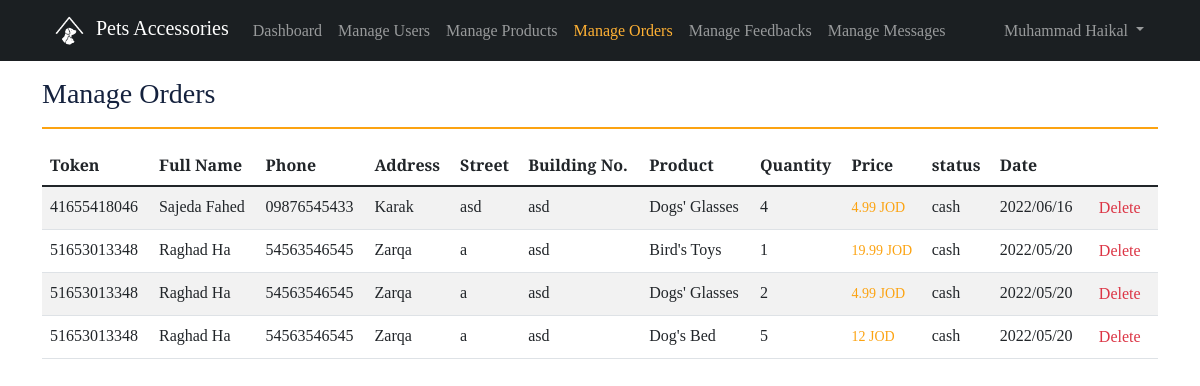
The app's page /petaccesories/manageOrders.php (signed in) with its own data.
### tables this page shows
CREATE TABLE IF NOT EXISTS `user` (
  `id` int(11) NOT NULL AUTO_INCREMENT,
  `is_admin` tinyint(1) DEFAULT '0',
  `first_name` varchar(30) NOT NULL,
  `last_name` varchar(30) NOT NULL,
  `email` varchar(50) NOT NULL,
  `phone` varchar(20) NOT NULL,
  `password` varchar(50) NOT NULL,
  `created_at` timestamp NOT NULL DEFAULT CURRENT_TIMESTAMP,
  PRIMARY KEY (`id`),
  UNIQUE KEY `UNIQUE` (`email`) USING BTREE
);

CREATE TABLE IF NOT EXISTS `order` (
  `id` int(11) NOT NULL AUTO_INCREMENT,
  `token` varchar(100) NOT NULL,
  `user_id` int(11) NOT NULL,
  `order_status_id` int(11) NOT NULL,
  `address` varchar(50) NOT NULL,
  `street_name` varchar(20) NOT NULL,
  `building_number` varchar(10) NOT NULL,
  `total_price` float NOT NULL,
  `created_at` timestamp NOT NULL DEFAULT CURRENT_TIMESTAMP,
  PRIMARY KEY (`id`) USING BTREE,
  KEY `user_id` (`user_id`) USING BTREE,
  KEY `order_status_id` (`order_status_id`) USING BTREE,
  KEY `token` (`token`)
);

CREATE TABLE IF NOT EXISTS `product` (
  `id` int(11) NOT NULL AUTO_INCREMENT,
  `brand_id` int(11) NOT NULL,
  `category_id` int(11) NOT NULL,
  `active` tinyint(1) NOT NULL DEFAULT '1',
  `sold` int(11) NOT NULL DEFAULT '0',
  `name` varchar(50) NOT NULL,
  `image` text NOT NULL,
  `description` text,
  `price` float NOT NULL,
  `quantity` int(11) NOT NULL,
  `created_at` timestamp NOT NULL DEFAULT CURRENT_TIMESTAMP,
  PRIMARY KEY (`id`),
  KEY `category_id` (`category_id`),
  KEY `brand_id` (`brand_id`)
);

CREATE TABLE IF NOT EXISTS `order_products` (
  `id` int(11) NOT NULL AUTO_INCREMENT,
  `order_token` varchar(100) NOT NULL,
  `product_id` int(11) NOT NULL,
  `quantity` int(11) NOT NULL,
  PRIMARY KEY (`id`),
  KEY `product_id` (`product_id`),
  KEY `order_token` (`order_token`)
);

CREATE TABLE IF NOT EXISTS `order_status` (
  `id` int(11) NOT NULL AUTO_INCREMENT,
  `status` varchar(20) NOT NULL,
  PRIMARY KEY (`id`)
);

### petaccesories/modules/Admin.php (called while the page is built, shortened)
<?php
class Admin extends User
{
  public static function check()
  {
    if (isset($_SESSION['admin_id'])) {
      return true;
    } else {
      return false;
    }
  }
  public static function getAdminFullName()
  {
    $admin = self::getAdmin()[0];
    return $admin['first_name'] . " " . $admin['last_name'];
  }
  public static function getAdmin()
  {
    return self::getQueryResults("SELECT * FROM `user` WHERE  `id` = {$_SESSION['admin_id']}");
  }
}

### petaccesories/modules/DB.php (called while the page is built, shortened)
<?php
class DB
{
  protected static $servername;
  protected static $username;
  protected static $password;
  protected static $dbname;
  protected static function connect()
  {
    self::$servername = "localhost";
    self::$username = "root";
    self::$password = "";
    self::$dbname = "petaccessories";
    $conn = new mysqli(self::$servername, self::$username, self::$password, self::$dbname);
    return $conn;
  }
  protected static function getQueryResults($sql){
    $result = mysqli_query(self::connect(), $sql);
    return mysqli_fetch_all($result, MYSQLI_ASSOC);
  }
}

### petaccesories/modules/Order.php (called while the page is built, shortened)
<?php
class Order extends DB
{
  public static function viewAllOrders()
  {
    return self::getQueryResults("SELECT `order`.`id`, `order`.`token`, `order`.`user_id`, `user`.`first_name`, `user`.`last_name`, `user`.`phone`, `order`.`address`, `order`.`street_name`, `order`.`building_number`, `product`.`name`,  `order_products`.`quantity`, `product`.`price`, `order`.`total_price`, `order_status`.`status`, `order`.`created_at` from `order` join `user` ON `order`.`user_id` = `user`.`id` join `order_status` ON `order`.`order_status_id` = `order_status`.`id` join `order_products` ON `order`.`token` = `order_products`.`order_token` join `product` ON `order_products`.`product_id` = `product`.`id` ORDER BY `order`.`created_at` DESC");
  }
}

### petaccesories/manageOrders.php (the view, shortened to what this page needs)
<?php
$orders = Order::viewAllOrders();
?>
<!DOCTYPE html>
<html lang="en" dir="auto">
<?php include('./templates/head.php') ?>
<body>
    <?php include('./templates/adminNav.php') ?>
    <div class="container py-3">
        <h3 class="mb-0">Manage Orders</h3>
        <hr class="myCustomHr">
        <div style="width: 100%; overflow-x: auto;" class="mb-3">
            <table class="table table-striped table-hover">
                <?php if (!empty($orders)) : ?>
                    <thead>
                        <tr>
                            <th>Token</th>
                            <th>Full Name</th>
                            <th>Phone</th>
                            <th>Address</th>
                            <th>Street</th>
                            <th>Building No.</th>
                            <th>Product</th>
                            <th>Quantity</th>
                            <th>Price</th>
                            <th>status</th>
                            <th>Date</th>
                        </tr>
                    </thead>
                    <tbody>
                        <?php foreach ($orders as $order) : ?>
                            <tr>
                                <td><?= $order['token'] ?></td>
                                <td><?= $order['first_name'] . " " . $order['last_name'] ?></td>
                                <td><?= $order['phone'] ?></td>
                                <td><?= $order['address'] ?></td>
                                <td><?= $order['street_name'] ?></td>
                                <td><?= $order['building_number'] ?></td>
                                <td><?= $order['name'] ?></td>
                                <td><?= $order['quantity'] ?></td>
                                <td><small class="price"><?= $order['price'] ?> JOD</small></td>
                                <td><?= $order['status'] ?></td>
                                <td><?= date("Y/m/d", strtotime($order['created_at'])) ?></td>
                                <td>
                                    <form style="width: fit-content;" method="post" action="<?php echo $_SERVER['PHP_SELF']; ?>">
                                        <button name="deleteOrder" onclick="return confirm('Are you sure to delete this order?')" type="submit" class="link-danger bg-transparent border-0">Delete</button>
                                    </form>
                                </td>
                            </tr>
                        <?php endforeach ?>
                    </tbody>
                <?php else : ?>
                    <p class="text-muted text-center">No orders found.</p>
                <?php endif ?>
            </table>
        </div>
    </div>
</body>
</html>

### petaccesories/templates/adminNav.php (shortened to what this page needs)
<?php
    $currentPage = basename($_SERVER['PHP_SELF']);
?>
<nav class="navbar navbar-expand-md navbar-dark bg-dark sticky-top">
        <div class="container-fluid pe-md-5 ps-md-5">
            <a class="navbar-brand" href="index.php">
                <img src="./img/logo.png" class="mx-1 " style="width: 35px; height: 35px;" alt="Logo">
                Pets Accessories
            </a>
            <div class="collapse navbar-collapse" id="navbarNavDropdown">
                <ul class="navbar-nav">
                    <li class="nav-item">
                        <a class="nav-link <?php if ($currentPage == 'dashboard.php') {echo "active";}?>" href="./dashboard.php">Dashboard</a>
                    </li>
                    <li class="nav-item">
                        <a class="nav-link <?php if ($currentPage == 'manageUsers.php') {echo "active";}?>" href="./manageUsers.php">Manage Users</a>
                    </li>
                    <li class="nav-item">
                        <a class="nav-link <?php if ($currentPage == 'manageProducts.php') {echo "active";}?>" href="./manageProducts.php">Manage Products</a>
                    </li>
                    <li class="nav-item">
                        <a class="nav-link <?php if ($currentPage == 'manageOrders.php') {echo "active";}?>" href="./manageOrders.php">Manage Orders</a>
                    </li>
                    <li class="nav-item">
                        <a class="nav-link <?php if ($currentPage == 'manageFeedbacks.php') {echo "active";}?>" href="./manageFeedbacks.php">Manage Feedbacks</a>
                    </li>
                    <li class="nav-item">
                        <a class="nav-link <?php if ($currentPage == 'manageMessages.php') {echo "active";}?>" href="./manageMessages.php">Manage Messages</a>
                    </li>
                </ul>
                <?php if (Admin::check()) : ?>
                    <ul class="navbar-nav ms-auto">
                        <li class="nav-item dropdown">
                            <a class="nav-link dropdown-toggle" href="#" role="button" data-bs-toggle="dropdown" aria-expanded="false">
                                <?php echo Admin::getAdminFullName() ?>
                            </a>
                        </li>
                    </ul>
                <?php endif; ?>
            </div>
        </div>
    </nav>

### records on screen
user: Admin::getAdminFullName() "Muhammad Haikal"
order: token "41655418046", user.first_name "Sajeda", user.last_name "Fahed", user.phone "09876545433", address "Karak", street_name "asd", building_number "asd", product.name "Dogs' Glasses", order_products.quantity "4", product.price "4.99", order_status.status "cash", created_at "2022/06/16"
order: token "51653013348", user.first_name "Raghad", user.last_name "Ha", user.phone "54563546545", address "Zarqa", street_name "a", building_number "asd", product.name "Bird's Toys", order_products.quantity "1", product.price "19.99", order_status.status "cash", created_at "2022/05/20", product.name "Dogs' Glasses", order_products.quantity "2", product.price "4.99", product.name "Dog's Bed", order_products.quantity "5", product.price "12"
